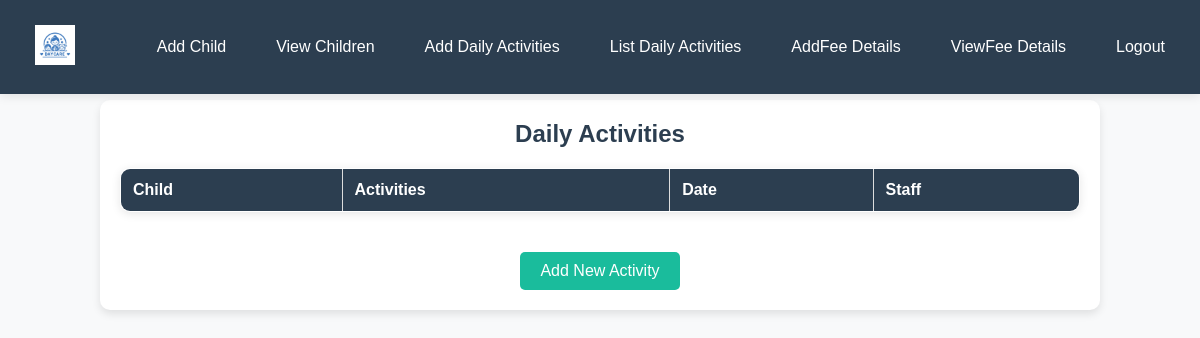
Page /listdailyactivity/ on the earlier database version.
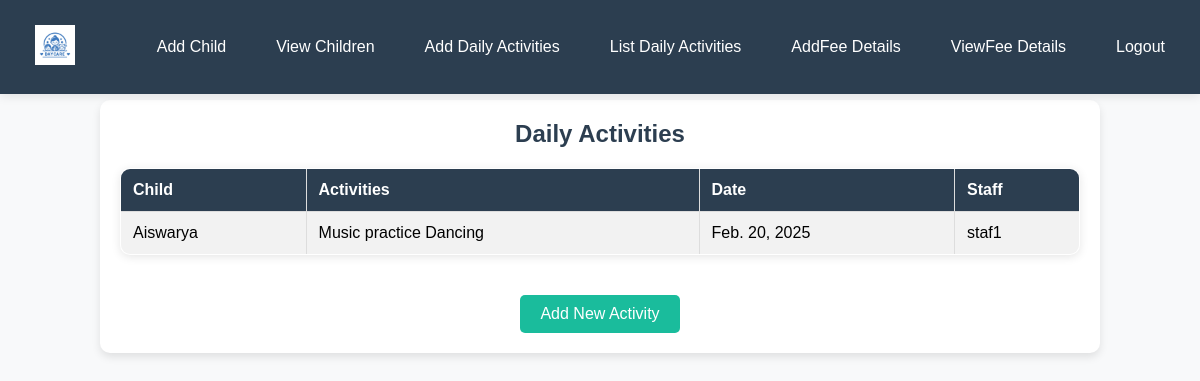
Same page on the later database version.
### app/models.py (models this page shows, shortened)
class DailyActivity(models.Model):
    staff = models.ForeignKey(Staf, on_delete=models.CASCADE, related_name="activities")
    child = models.ForeignKey(Child, on_delete=models.CASCADE, related_name="daily_activities")
    date = models.DateField(auto_now_add=True)
    description = models.TextField()

class Child(models.Model):
    staff = models.ForeignKey(Staf, on_delete=models.CASCADE, related_name="children")
    name = models.CharField(max_length=100)
    age = models.IntegerField()
    gender = models.CharField(max_length=10, choices=[("Male", "Male"), ("Female", "Female")])
    admission_date = models.DateField(auto_now_add=True)
    image = models.ImageField(upload_to="child_images/", blank=True, null=True)
    medical_health = models.TextField(blank=True, null=True)  # New Field for Health Records
    fee_status = models.CharField(
        max_length=20,
        choices=[("Paid", "Paid"), ("Pending", "Pending"), ("Overdue", "Overdue")],
        default="Pending"
    )  # New Field for Fee Status

class Staf(models.Model):
    name = models.CharField(max_length=100)
    email = models.EmailField(unique=True)
    password = models.CharField(max_length=255)
    location = models.CharField(max_length=255)

### app/views.py (the view)
# urls.py: path('listdailyactivity/', views.list_daily_activity, name='list_daily_activity'),
def list_daily_activity(request):
    activities = DailyActivity.objects.all().order_by('-date')  # Show latest first
    return render(request, 'staf/list_daily_activity.html', {'activities': activities})

### templates/staf/list_daily_activity.html (shortened to what this page needs)
<!DOCTYPE html>
<html lang="en">
<head>
</head>
<body>
    <nav>
        <a href="../stafhome"> <img src="../static/daycare-logo-icon-childcare-logo-kindergarten-logo-school-concept-isolated-silhouette-illustration-vector.jpg" alt="logo" class="logo"></a>
         <ul>
             <li><a href="../addchild">Add Child</a></li>
             <li><a href="../viewchildren">View Children</a></li>
             <li><a href="../adddailyactivity">Add Daily Activities</a></li>
             <li><a href="../listdailyactivity">List Daily Activities</a></li>
             <li><a href="../add_fee">AddFee Details</a></li>
             <li><a href="../view_fees">ViewFee Details</a></li>
             <li><a href="../logout">Logout</a></li>
         </ul>
     </nav>
    <div class="container">
        <h2>Daily Activities</h2>
        <table>
            <tr>
                <th>Child</th>
                <th>Activities</th>
                <th>Date</th>
                <th>Staff</th>
            </tr>
            {% for activity in activities %}
            <tr>
                <td>{{ activity.child.name }}</td>
                <td>{{ activity.description }}</td>
                <td>{{ activity.date }}</td>
                <td>{{ activity.staff.name }}</td>
            </tr>
            {% endfor %}
        </table>
        <a href="{% url 'add_daily_activity' %}" class="add-btn">Add New Activity</a>
    </div>
</body>
</html>

### templates/staf/list_daily_activity.html (style rules this page uses)
* { margin: 0; padding: 0; box-sizing: border-box; font-family: 'Arial', sans-serif; }
body { background-color: #f8f9fa; }
nav { background: #2c3e50; padding: 15px 20px; display: flex; justify-content: space-between; align-items: center; position: fixed; width: 100%; top: 0; left: 0; z-index: 1000; box-shadow: 0 2px 10px rgba(0, 0, 0, 0.1); }
.logo { height: 40px; }
nav ul { list-style: none; display: flex; gap: 20px; }
nav ul li { display: inline; }
nav a { text-decoration: none; color: white; font-size: 16px; padding: 10px 15px; transition: 0.3s; border-radius: 5px; }
.container { max-width: 1000px; margin: 100px auto 50px; padding: 20px; background: white; border-radius: 10px; box-shadow: 0 4px 8px rgba(0, 0, 0, 0.1); text-align: center; }
h2 { color: #2c3e50; margin-bottom: 20px; }
table { width: 100%; border-collapse: collapse; margin: 20px 0; background: white; border-radius: 10px; overflow: hidden; box-shadow: 0 2px 10px rgba(0, 0, 0, 0.1); }
table, th, td { border: 1px solid #ddd; }
th, td { padding: 12px; text-align: left; }
th { background: #2c3e50; color: white; }
tr:nth-child(even) { background: #f2f2f2; }
.add-btn { display: inline-block; background: #1abc9c; color: white; padding: 10px 20px; border-radius: 5px; text-decoration: none; font-size: 16px; margin-top: 20px; transition: 0.3s; }

Differences in the rows shown:
added DailyActivity: child.name "Aiswarya", description "Music practice Dancing", date "Feb. 20, 2025", staff.name "staf1"
